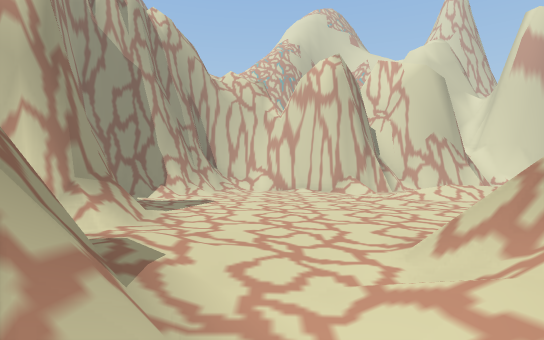
view 1 (above)

24 first-person views from a walk through a 3-D level made in the Unity game engine. The camera is 1.3 m above the floor, looks level and sees 80° across. The floor is counted in squares, 2 m on a side. Each view is taken from the middle of a square. On the plan, view 1 faces up. The plan holds only what a view shows up to about 10 squares ahead; the rest is blank. The place goes on beyond the plan. The player character is not drawn.

view 2
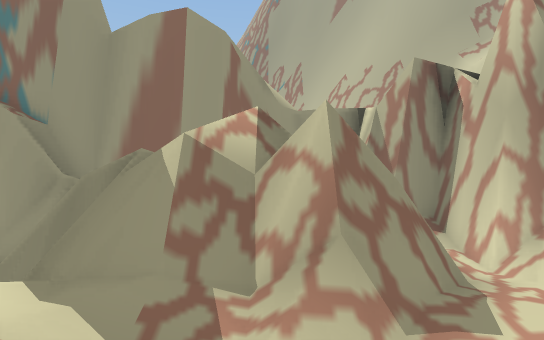

view 3
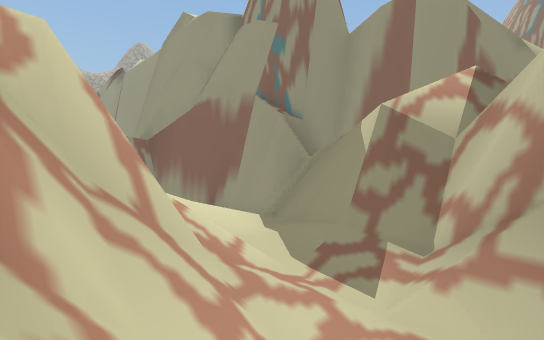

view 4
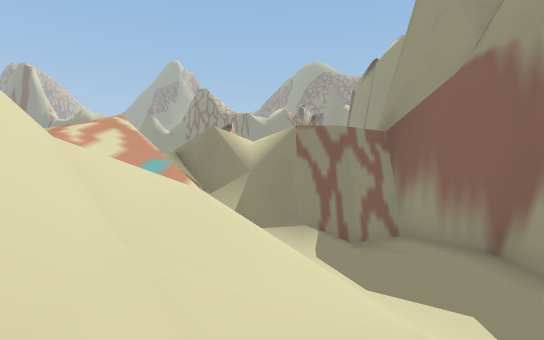

view 5
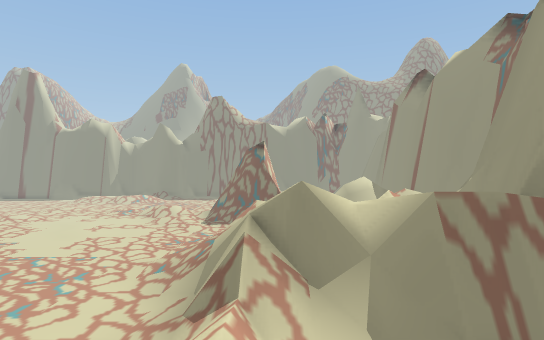

view 6
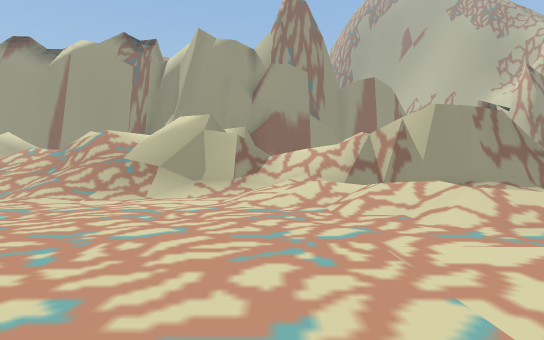

view 7
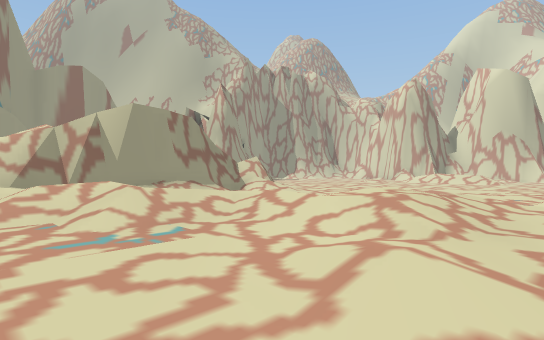

view 8
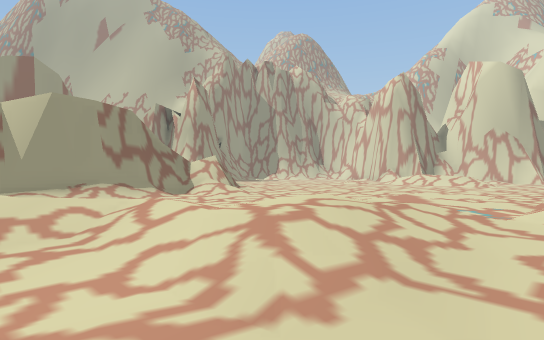

view 9
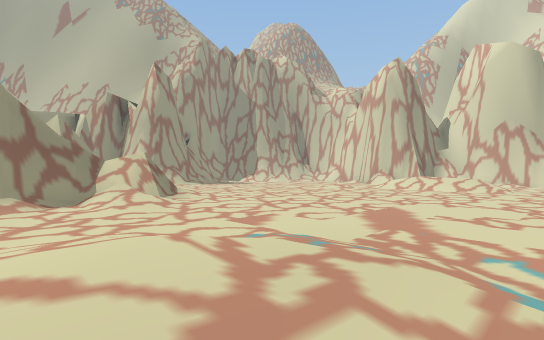

view 10
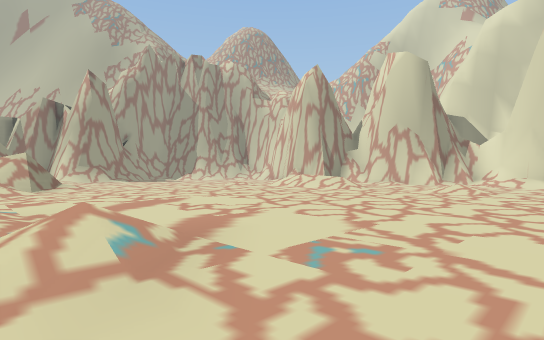

view 11
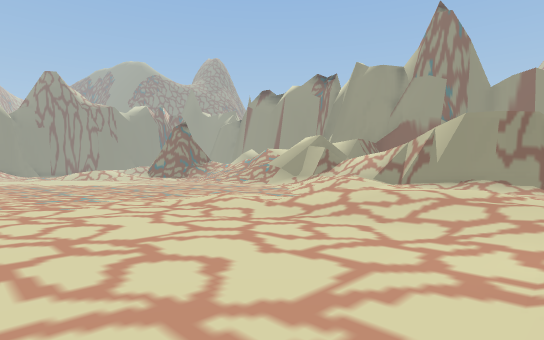

view 12
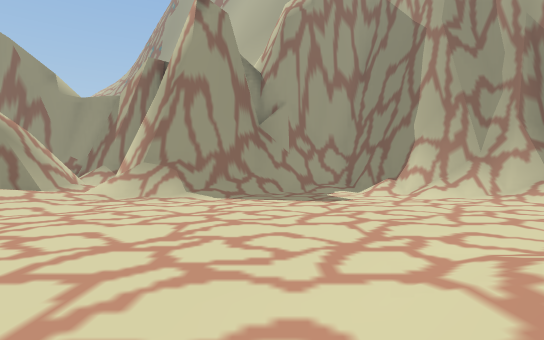

view 13
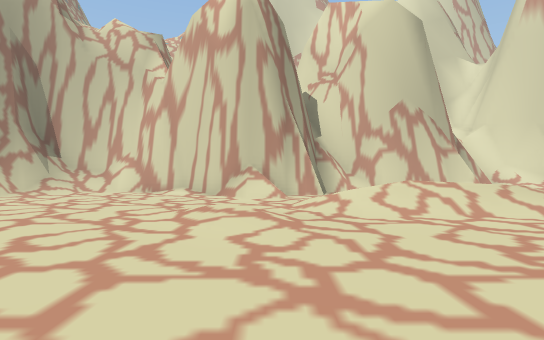

view 14
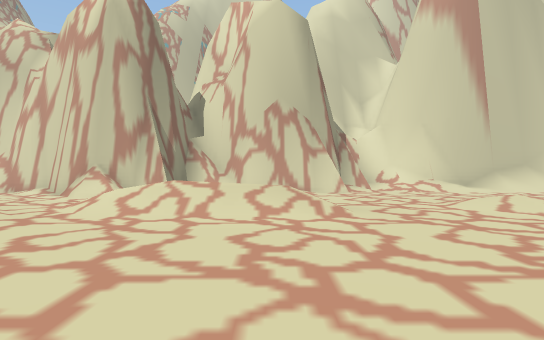

view 15
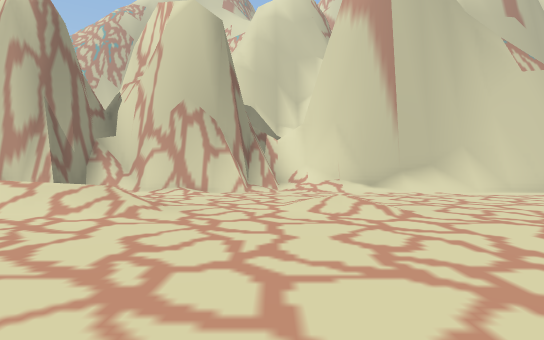

view 16
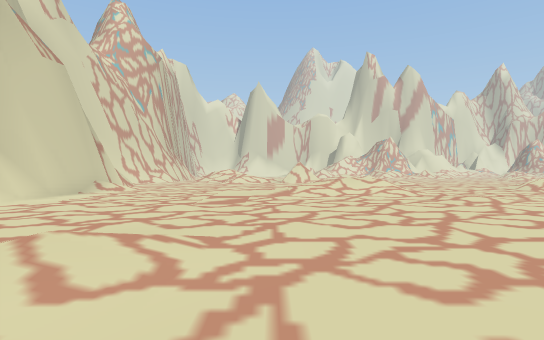

view 17
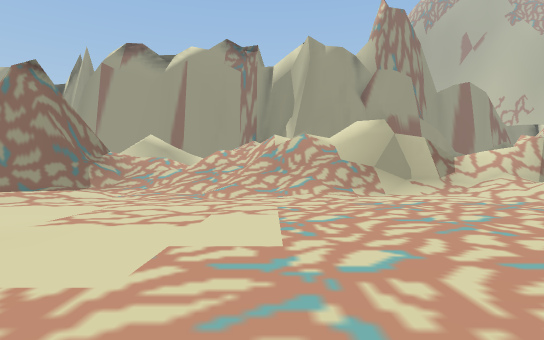

view 18
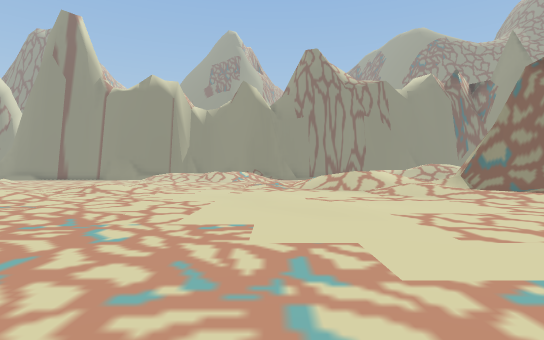

view 19
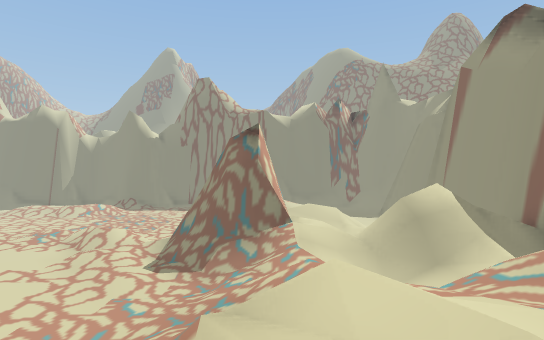

view 20
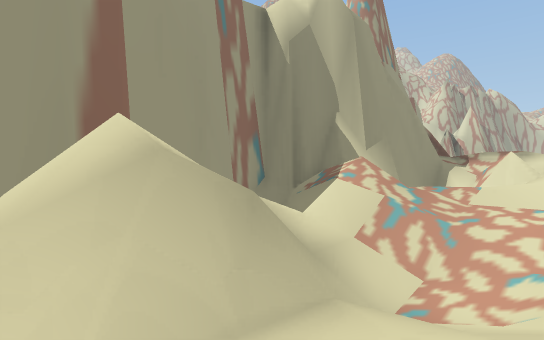

view 21
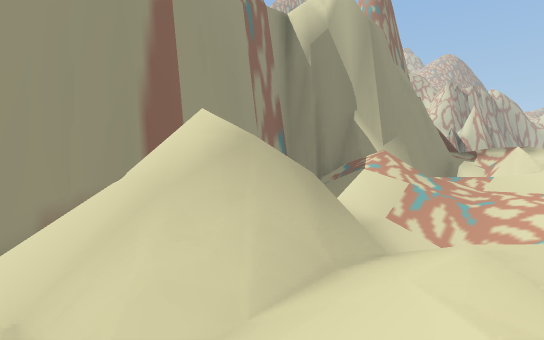

view 22
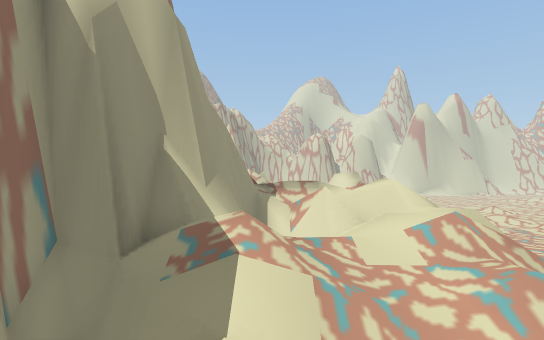

view 23
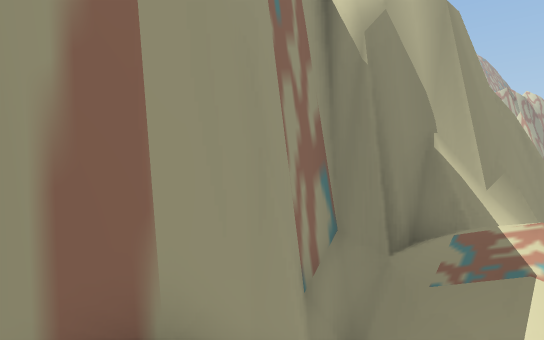

view 24
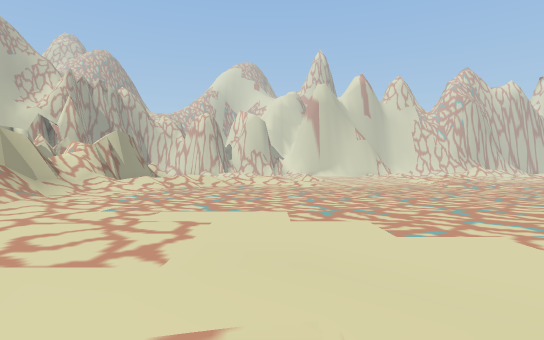

### Floor plan
Key: @ floor where view 1 was taken; # wall or solid block; . main floor; : floor 0.25 m higher than the main floor; + floor 0.75 m higher than the main floor; / step, stairs or slope; = window, fence, low wall or low ledge; ^ raised ledge; v drop or lower ground.
Columns run from 5 left of view 1 to 20 right of it. Each row starts with its distance up from view 1.
 16   #/####  ######//////####
 15  ##/:.:#### :::........../
 14  #//....=/.  .............
 13 ##/:.......  :............
 12 #/:......./// /../........
 11 /.......///////..//.......
 10 #:......//............../
  9 #/:......::.............//
  8 ##/:....................//
  7  ##:....................//
  6  #/:..................:.//
  5 ##//::................::..
  4 /////:.//............ ....
  3 /###/::##............  ...
  2    ##://#//......//..   ..
  1    #/://#//..://///..
  0    #/@/##/..:////:...
 -1    #//#v#/::://+/....
 -2   ##////#/  ///+/....
 -3  ##  ///#/ //////:...
 -4  #:..  /#  ///..//...
 -5  #...  v# ////..//..
 -6  #/.// v/////.......
 -7  ##/////////........
 -8  #####v/#//:...........:
 -9   #=====#/..............
-10   #/##v/#/.............
-11  ## ///////...........
-12 ##/= ///////.........
-13 #//////////.........
-14 ##/////////.........
-15 ##////////:..........
-16 # ////////:....:.....
-17 #//=///////:...::.....
-18 #///////////:...:...../
-19 #v=/#//##^///...::...:/
-20 #  ////####///......//:.
-21 #  // /   #///:.....///:

Where each view was taken, in squares from view 1:
view 1: 0 up, 0 right, facing up
view 2: 1 up, 2 right, facing left
view 3: 2 up, 2 right, facing down-left
view 4: 1 down, 0 right, facing down
view 5: 3 down, 2 right, facing down
view 6: 7 down, 12 right, facing left
view 7: 6 down, 12 right, facing up-left
view 8: 4 down, 12 right, facing up-left
view 9: 1 down, 11 right, facing up-left
view 10: 1 up, 15 right, facing up-left
view 11: 1 up, 15 right, facing down-left
view 12: 9 up, 5 right, facing left
view 13: 6 up, 4 right, facing up
view 14: 6 up, 8 right, facing up
view 15: 6 up, 11 right, facing up
view 16: 10 up, 10 right, facing right
view 17: 13 down, 13 right, facing left
view 18: 11 down, 11 right, facing down
view 19: 10 down, 2 right, facing down
view 20: 20 down, 1 right, facing up-left
view 21: 21 down, 1 right, facing up-left
view 22: 19 down, 2 left, facing up
view 23: 19 down, 2 left, facing up-left
view 24: 18 down, 10 right, facing up
